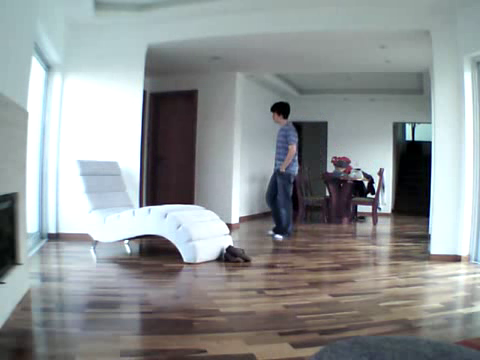
#> input picture frame 68 of tarea#6/video1.avi, 480 x 360 px
$ python 'tarea#6.py'
#> lines starting #> are read from the running program, lines starting #| are printed output that depends on the picture
import cv2

# Función para realizar la detección de movimiento
def detectar_movimiento(video_path):
    # Leer el video
#> called with video_path = './tarea#6/video1.avi'
    video = cv2.VideoCapture(video_path)

    # Obtener el primer frame
    ret, frame_anterior = video.read()
#> frame_anterior is the input picture: shape (360, 480, 3); mean B, G, R 148.9, 148.2, 143

    # Convertir a escala de grises
    frame_anterior_gris = cv2.cvtColor(frame_anterior, cv2.COLOR_BGR2GRAY)
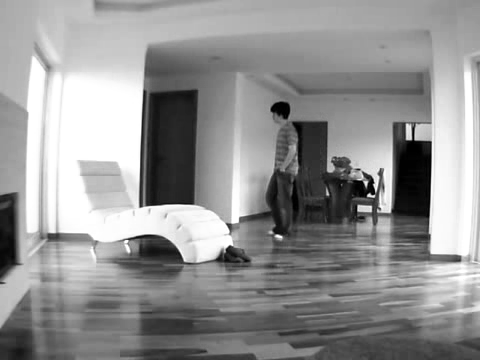
#> frame_anterior_gris: shape (360, 480); min 0, max 255, mean 146.7
    #obteniendo ultimo frame sin movimiento
    while True:
        ret, frame_actual = video.read()
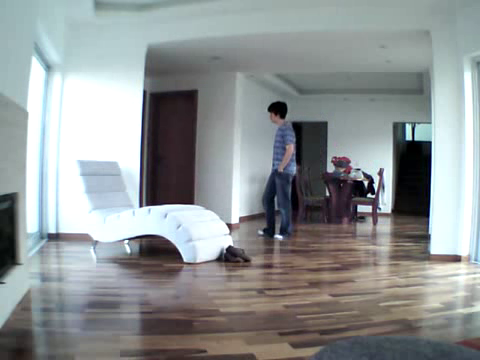
#> input picture frame 69 of tarea#6/video1.avi, 480 x 360 px
#> frame_actual is the input picture: shape (360, 480, 3); mean B, G, R 148.7, 147.9, 142.8
        if not ret:
            break
        frame_anterior = frame_actual
        frame_anterior_gris = cv2.cvtColor(frame_anterior, cv2.COLOR_BGR2GRAY)
    cv2.imshow("Frame anterior en escala de grises sin movimiento ", frame_anterior_gris)
    cv2.waitKey(0)

    # Liberar los recursos y cerrar las ventanas
    #video.release()
    cv2.destroyAllWindows()

    # Volver a cargar el video para comenzar desde el principio
    video = cv2.VideoCapture(video_path)
    while True:
        # Leer el siguiente frame
        ret, frame_actual = video.read()

        if not ret:
            break

        # Convertir a escala de grises
        frame_actual_gris = cv2.cvtColor(frame_actual, cv2.COLOR_BGR2GRAY)

        # Calcular la diferencia absoluta entre los frames
        diferencia = cv2.absdiff(frame_actual_gris, frame_anterior_gris)

        # Aplicar umbral para obtener una imagen binaria
        umbral = 12
        _, imagen_umbral = cv2.threshold(diferencia, umbral, 255, cv2.THRESH_BINARY)

        # Aplicar operaciones morfológicas para eliminar ruido
        kernel = cv2.getStructuringElement(cv2.MORPH_ELLIPSE, (5, 5))
        imagen_morfo = cv2.morphologyEx(imagen_umbral, cv2.MORPH_OPEN, kernel)

        # Mostrar la imagen resultante
        cv2.imshow("Deteccion de movimiento", imagen_morfo)

        # Salir del bucle si se presiona la tecla 'q'
        if cv2.waitKey(1) & 0xFF == ord('q'):
            break

        # Actualizar el frame anterior
        frame_anterior_gris = frame_actual_gris

    # Liberar los recursos y cerrar las ventanas
    video.release()
    cv2.destroyAllWindows()

# Ruta del archivo de video
video_path = "./tarea#6/video1.avi"

# Llamar a la función para realizar la detección de movimiento
detectar_movimiento(video_path)

$ run again, starting later in the video
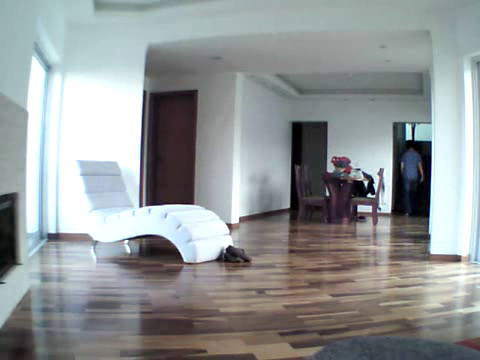
#> input picture frame 309 of tarea#6/video1.avi, 480 x 360 px
#> in detectar_movimiento, frame_anterior is the input picture: shape (360, 480, 3); mean B, G, R 150.9, 150.4, 145.4
#> in detectar_movimiento, `frame_anterior_gris = cv2.cvtColor(frame_anterior, cv2.COLOR_BGR2GRAY)`:
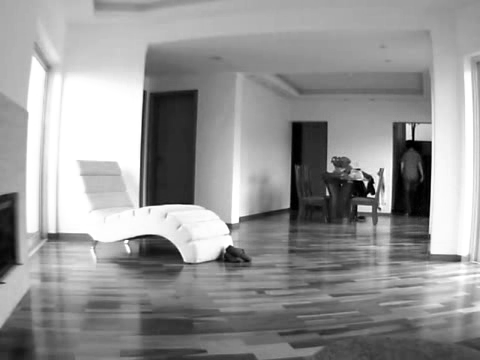
#> frame_anterior_gris: shape (360, 480); min 0, max 255, mean 149

$ run again, starting later in the video
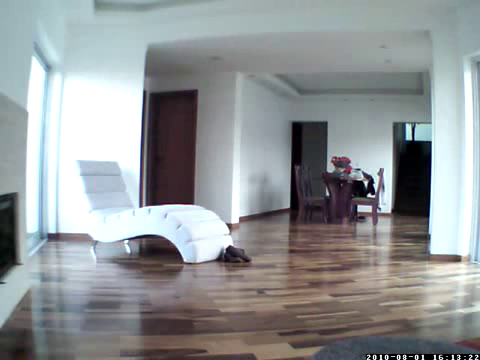
#> input picture frame 549 of tarea#6/video1.avi, 480 x 360 px
#> in detectar_movimiento, frame_anterior is the input picture: shape (360, 480, 3); mean B, G, R 151.1, 149.6, 145.4
#> in detectar_movimiento, `frame_anterior_gris = cv2.cvtColor(frame_anterior, cv2.COLOR_BGR2GRAY)`:
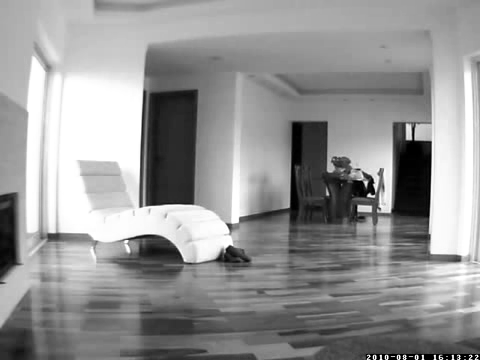
#> frame_anterior_gris: shape (360, 480); min 0, max 255, mean 148.5
